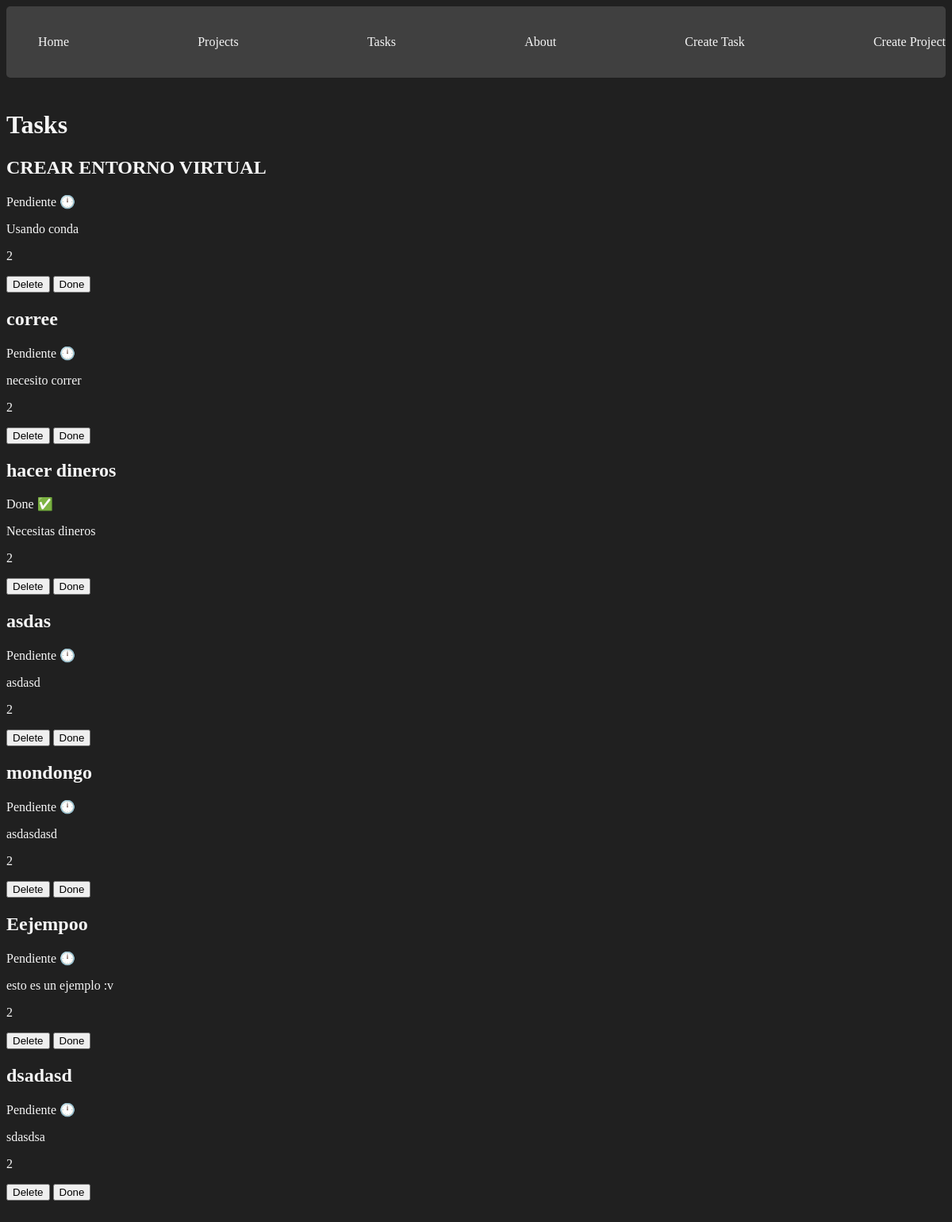
/tasks/, run on an earlier commit of the app's database.
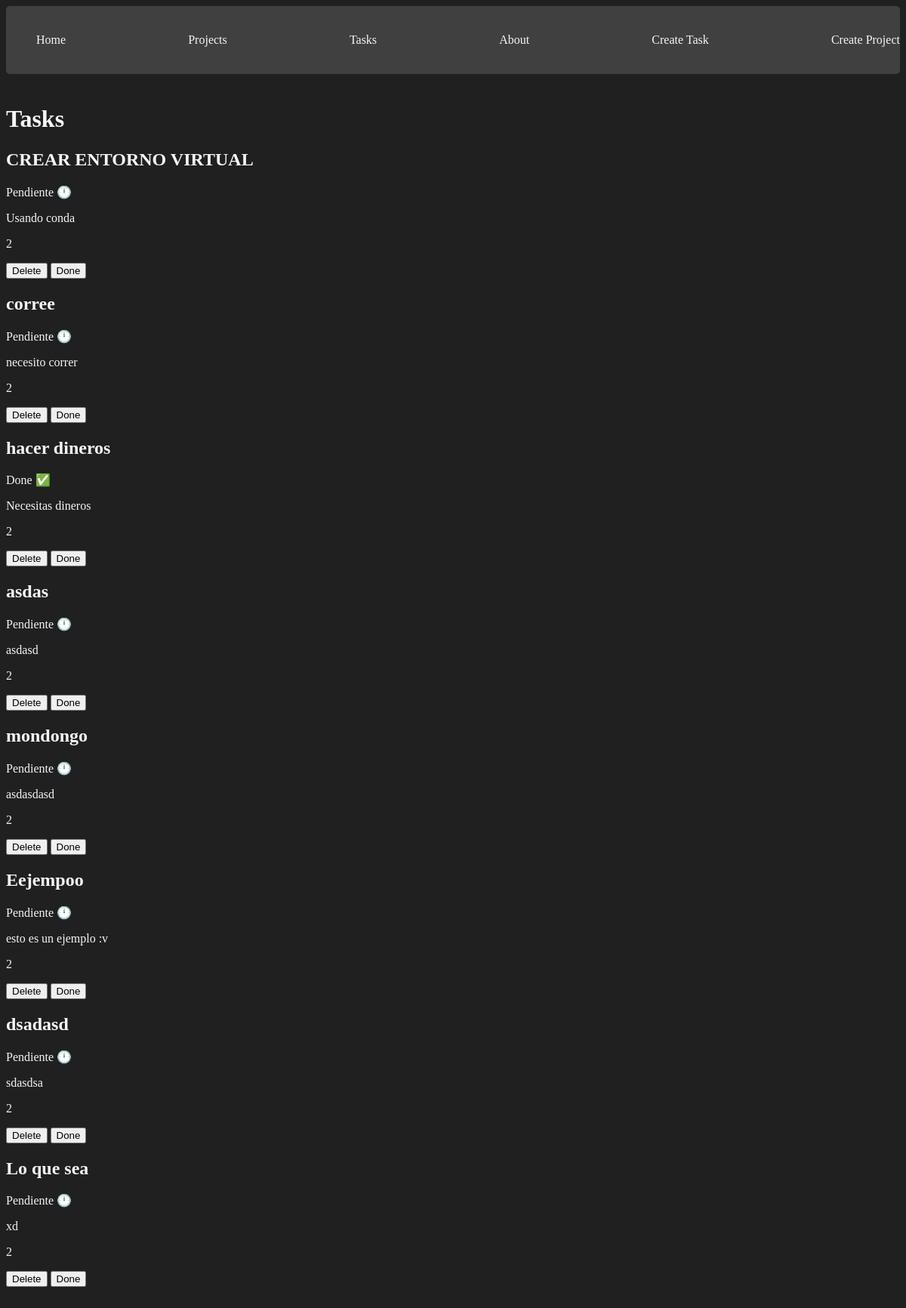
And on a later commit of the database.
### myapp/models.py (models this page shows, shortened)
class Task(models.Model):
    title = models.CharField(max_length=200)
    description = models.TextField()
    project = models.ForeignKey(Project, on_delete=models.CASCADE)
    done = models.BooleanField(default=False)

class Project(models.Model):
    name = models.CharField(max_length=200)
    done = models.BooleanField(default=False)

### myapp/views.py (the view)
# urls.py: path('tasks/', views.tasks, name="tasks"),
def tasks(request):
    tasks = Task.objects.all()
    return render(request, 'tasks/tasks.html', {
        'tasks': tasks
    })

### myapp/templates/tasks/tasks.html
{% extends 'layouts/base.html' %}
{% block content %}
    <h1>Tasks</h1>
    {% for task in tasks %}
        <h2>{{task.title}}</h2>
        {% if task.done == 1 %}
            <p>Done ✅</p>
        {% else %}
            <p>Pendiente 🕛</p>
        {% endif %}
        <p>{{task.description}}</p>
        <p>{{task.project.id}}</p>
        <button>Delete</button>
        <button>Done</button>
    {% endfor %}
{% endblock %}

### myapp/templates/layouts/base.html (shortened to what this page needs)
{% load static %}
<!DOCTYPE html>
<html lang="en">
<head>
    <link rel="stylesheet" href="{%static "/styles/main.css"%} ">
</head>
<body>
    <nav class = "navbar container">
        <ul>
            <li>
                <a href="{% url "index" %}">Home</a>
            </li>
            <li>
                <a href="{% url "projects" %}">Projects</a>
            </li>
            <li>
                <a href="{% url "tasks" %}">Tasks</a>
            </li>
            <li>
                <a href="{% url "about" %}">About</a>
            </li>
            <li>
                <a href="{% url "create_task" %}">Create Task </a>
            </li>
            <li>
                <a href="{% url "create_project" %}">Create Project </a>
            </li>
        </ul>
    </nav>
    <div class="container">
        {% block content %}
        {% endblock content %}
    </div>
</body>
</html>

### myapp/static/styles/main.css (style rules this page uses)
body { background: #202020; color: whitesmoke; }
.navbar { background: #404040; }
.navbar ul { display: flex; justify-content: space-between; }
.navbar ul li { list-style: none; }
.navbar ul a { color: whitesmoke; text-decoration: none; }
.container { max-width: 1200px; margin: auto; padding: 20px 0; border-radius: 5px; }

What changed in the data, as far as the page shows it:
added Task: title "Lo que sea", done "Pendiente 🕛", description "xd", project.id "2"
